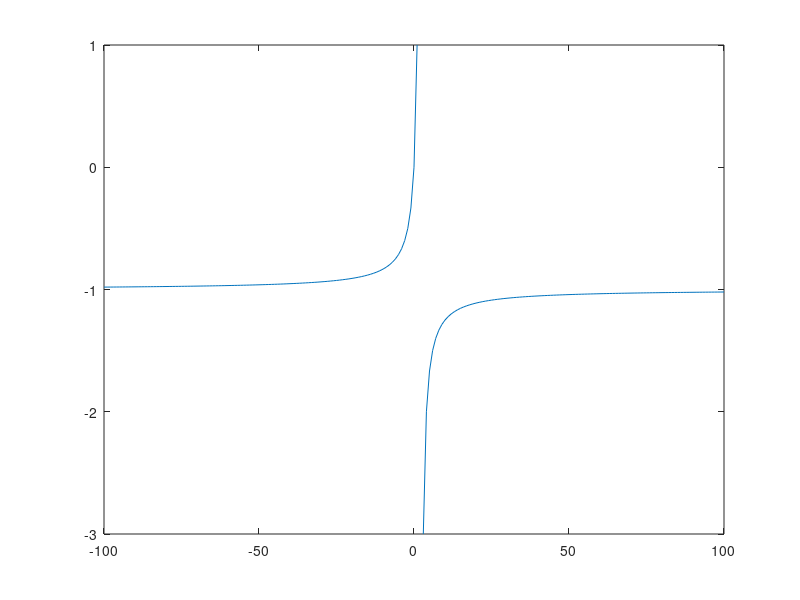

The MATLAB source for this figure:
% Octave Script
% Title         :Grafica 3
% Author        :Kevin Yoan Calderón García
% Description   :Script para graficar una funcion
% Date          :28/10/2021
% Version       :1
% Usage         :octave
%               :
%               :Requiere de octave

clear 
% Dominio de la funcion
t = -100:1:100;
% Rango de la funcion
ft = (t)./(2-t);
% Funcion con el plor
plot(t, ft)
